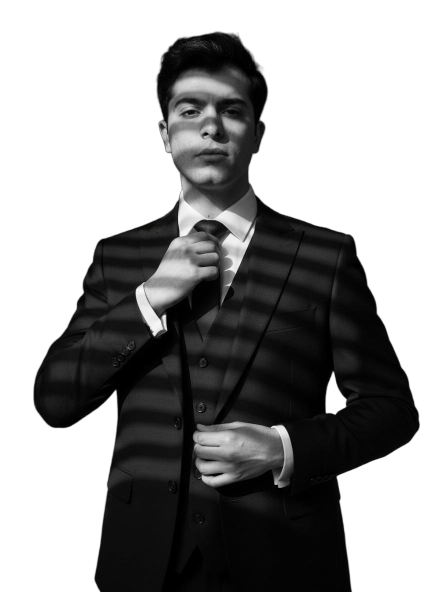
#> input picture assets/images/PP-remove-bg-io-clean.png, 864 x 1184 px, found by its file name (shown at 1/2 size)
$ python portrait-silhouette.py
#> lines starting #> are read from the running program, lines starting #| are printed output that depends on the picture
#!/usr/bin/env python3
"""Prints the ROWS constant used by js/dust.js: the portrait's silhouette extents (as fractions of its
width) for each row of the dissolve band. Re-run it and paste the output into dust.js if the portrait
image, BAND_START or SAMPLE_W ever change.   python3 _tools/portrait-silhouette.py  (needs Pillow)"""
from PIL import Image
import json

BAND_START = 0.80     # keep in sync with dust.js and the mask in css/main.css
SAMPLE_W = 108
im = Image.open("assets/images/PP-remove-bg-io-clean.png").convert("RGBA")
#> im is the input picture: PIL image 864x1184 RGBA; mean R, G, B, A 17.8, 17.8, 17.8, 121.2
sh = round(SAMPLE_W * im.height / im.width)
#> sh = 148
a = im.resize((SAMPLE_W, sh), Image.BOX).getchannel("A")
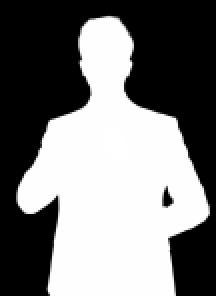
#> a: PIL image 108x148 L (shown 2 times larger); min 0, max 255, mean 121.2
rows = []
for y in range(int(BAND_START * sh), sh):
    xs = [x for x in range(SAMPLE_W) if a.getpixel((x, y)) > 40]
    rows.append([round(xs[0] / SAMPLE_W, 3), round((xs[-1] + 1) / SAMPLE_W, 3)] if xs else None)
#> after the loop, rows = 30 pairs, first value 0.213 to 0.25, second value 0.787 to 0.815
print("var ROWS = " + json.dumps(rows, separators=(",", ":")) + ";  /* " + f"{len(rows)} rows, {SAMPLE_W}px sample, band from {BAND_START} */")
#> (printed output is left out)
